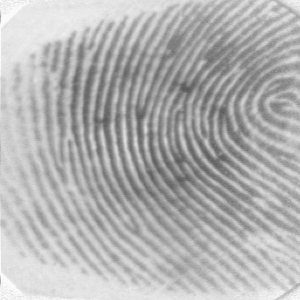
%> input picture MatchTry/101.tif, 300 x 300 px
$ octave --eval "result = bifurfeature(imread('101.tif'));"   (GNU Octave 9; MATLAB toolbox functions it lacks are replaced by stand-ins)
%> lines starting %> are read from the running program, lines starting %| are printed output that depends on the picture; in (x1, y1, x2, y2) boxes, pixels count from 0 and x2, y2 are one past the last pixel; in counts of white or black regions, pixels touching at a corner belong together; the program's own positions count from 1
### MatchTry/process/norm1.m
% 归一化

M=0;var=0;
for x=1:m
    for y=1:n
        M=M+I(x,y);
    end
end
%> after the loop, M = 16029623
M1=M/(m*n);
%> M1 = 178.1
for x=1:m
    for y=1:n
        var=var+(I(x,y)-M1).^2;
    end
end
%> after the loop, var = 98873494.1
var1=var/(m*n);
%> var1 = 1098.6
for x=1:m
    for y=1:n
        if I(x,y)>=M1
            I(x,y)=150+sqrt(2000*(I(x,y)-M1)/var1);
        else
            I(x,y)=150-sqrt(2000*(M1-I(x,y))/var1);
        end
    end
end
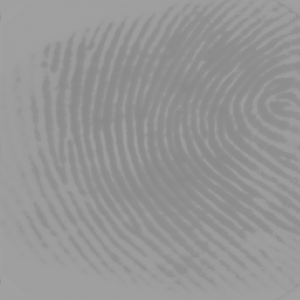
%> I: size 300x300 double; min 137.1, max 161.4, mean 150.1
figure, imshow(uint8(I)) ;

### MatchTry/process/fenge.m
% 分割
M =3;      %3*3
H = m/M;  L= n/M;
%> after `H = m/M`: H = 100
%> after `L= n/M`: L = 100

aveg1=zeros(H,L);
var1=zeros(H,L);
% 计算每一块的平均值
for x=1:H;
   for y=1:L;
       aveg=0;var=0;
        for i=1:M;
            for j=1:M;
                aveg=I(i+(x-1)*M,j+(y-1)*M)+aveg;

            end
        end
         aveg1(x,y)=aveg/(M*M);
% 计算每一块的方差值
        for i=1:M;
            for j=1:M;
                var=(I(i+(x-1)*M,j+(y-1)*M)-aveg1(x,y)).^2+var;
            end
        end
       var1(x,y)=var/(M*M);
   end
end
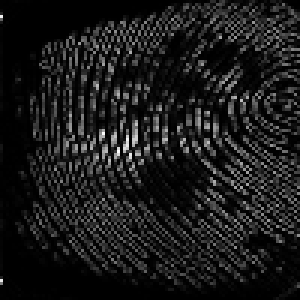
%> var1: size 100x100 double (shown 3 times larger); min 8.08e-28, max 42.14, mean 4.4; drawn with min black and max white
Gmean=0;Vmean=0;
for x=1:H
    for y=1:L
        Gmean=Gmean+aveg1(x,y);
        Vmean=Vmean+var1(x,y);
    end
end
%> after the loop, Gmean = 1501268.1; Vmean = 43789.7
Gmean1=Gmean/(H*L);%所有块的平均值
%> Gmean1 = 150.1
Vmean1=Vmean/(H*L);%所有块的方差
%> Vmean1 = 4.38

gtemp=0;gtotle=0;vtotle=0;vtemp=0;
for x=1:H
    for y=1:L
       if Gmean1>aveg1(x,y)
           gtemp=gtemp+1;
           gtotle=gtotle+aveg1(x,y);
       end
       if Vmean1<var1(x,y)
           vtemp=vtemp+1;
           vtotle=vtotle+var1(x,y);
       end
    end
end
%> after the loop, gtemp = 4965; gtotle = 714922.5; vtemp = 3071; vtotle = 37373
G1=gtotle/gtemp;V1=vtotle/vtemp;
%> after `G1=gtotle/gtemp`: G1 = 144
%> after `V1=vtotle/vtemp`: V1 = 12.17

gtemp1=0;gtotle1=0;vtotle1=0;vtemp1=0;
for x=1:H
    for y=1:L
       if G1<aveg1(x,y)
           gtemp1=gtemp1-1;
           gtotle1=gtotle1+aveg1(x,y);
       end
       if 0<var1(x,y)<V1
           vtemp1=vtemp1+1;
           vtotle1=vtotle1+var1(x,y);
       end
    end
end
%> after the loop, gtemp1 = -7343; gtotle1 = 1125075.4; vtemp1 = 10000; vtotle1 = 43789.7
G2=gtotle1/gtemp1;V2=vtotle1/vtemp1;
%> after `G2=gtotle1/gtemp1`: G2 = -153.2
%> after `V2=vtotle1/vtemp1`: V2 = 4.38

e=zeros(H,L);
for x=1:H
   for y=1:L
       if aveg1(x,y)>G2 && var1(x,y)<V2
           e(x,y)=1;
       end
       if aveg1(x,y)< G1-100 && var1(x,y)< V2
           e(x,y)=1;
       end
   end
end
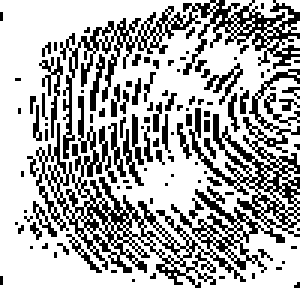
%> e: size 100x100 double (shown 3 times larger); values 0 (black) and 1 (white), 69.3% white; black in thin lines or dots

for x=2:H-1
    for y=2:L-1
        if e(x,y)==1
            if e(x-1,y) + e(x-1,y+1) +e(x,y+1) + e(x+1,y+1) + e(x+1,y) + e(x+1,y-1) + e(x,y-1) + e(x-1,y-1) <=4
                e(x,y)=0;
            end
        end
    end
end
%> e: size 100x100 double; values 0 (black) and 1 (white), 24.9% white; 26 white regions (24 under 20 px), largest, box (x1, y1, x2, y2) and area: (0, 0, 100, 100) 2397, (75, 0, 91, 5) 36
Icc = ones(m,n);
for x=1:H
   for y=1:L
       if  e(x,y)==1
          for i=1:M
            for j=1:M
                I(i+(x-1)*M,j+(y-1)*M)=G1;
                Icc(i+(x-1)*M,j+(y-1)*M)=0;
            end
          end
       end
   end
end
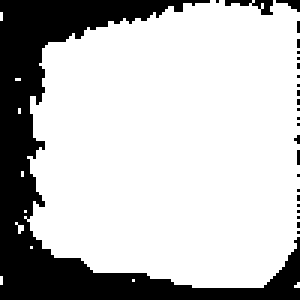
%> Icc: size 300x300 double; values 0 (black) and 1 (white), 75.1% white; 26 black regions (19 under 20 px), largest, box (x1, y1, x2, y2) and area: (0, 0, 300, 300) 21573, (225, 0, 273, 15) 324, (276, 0, 300, 12) 144
figure, imshow(uint8(I));title('分割');

### MatchTry/process/twovalue.m
%二值化

temp=(1/9)*[1 1 1;1 1 1;1 1 1];%模板系数     均值滤波
 Im=double(I);
 [m,n]=size(I);
 In=zeros(m,n);
 Icc = ones(m,n);
for a=2:m-1;
    for b=2:n-1;
        In(a,b)=Im(a-1,b-1)*temp(1,1)+Im(a-1,b)*temp(1,2)+Im(a-1,b+1)*temp(1,3)+Im(a,b-1)*temp(2,1)+Im(a,b)*temp(2,2)+Im(a,b+1)*temp(2,3)+Im(a+1,b-1)*temp(3,1)+Im(a+1,b)*temp(3,2)+Im(a+1,b+1)*temp(3,3);
    end
end

I=In;
Im=zeros(m,n);
for x=5:m-5;
   for y=5:n-5;

    sum1=I(x,y-4)+I(x,y-2)+I(x,y+2)+I(x,y+4);
    sum2=I(x-2,y+4)+I(x-1,y+2)+I(x+1,y-2)+I(x+2,y-4);
    sum3=I(x-2,y+2)+I(x-4,y+4)+I(x+2,y-2)+I(x+4,y-4);
    sum4=I(x-2,y+1)+I(x-4,y+2)+I(x+2,y-1)+I(x+4,y-2);
    sum5=I(x-2,y)+I(x-4,y)+I(x+2,y)+I(x+4,y);
    sum6=I(x-4,y-2)+I(x-2,y-1)+I(x+2,y+1)+I(x+4,y+2);
    sum7=I(x-4,y-4)+I(x-2,y-2)+I(x+2,y+2)+I(x+4,y+4);
    sum8=I(x-2,y-4)+I(x-1,y-2)+I(x+1,y+2)+I(x+2,y+4);
    sumi=[sum1,sum2,sum3,sum4,sum5,sum6,sum7,sum8];
    summax=max(sumi);
    summin=min(sumi);
     summ=sum(sumi);
     b=summ/8;
     if (summax+summin+ 4*I(x,y))> (3*summ/8)
            sumf = summin;
         else
            sumf = summax;
         end

         if   sumf > b
           Im(x,y)=128;
        else
            Im(x,y)=255;
         end
   end
end
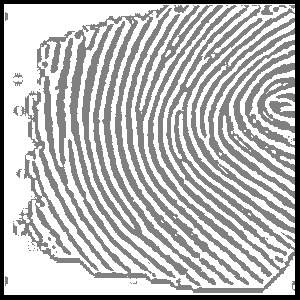
%> Im: size 300x300 double; min 0, max 255, mean 186.5
%> after the loop, sumf = 576

for i=1:m
     for j =1:n
         Icc(i,j)=Icc(i,j)*Im(i,j);
     end
end
 for i=1:m
     for j =1:n
         if (Icc(i,j)==128)
             Icc(i,j)=0;
         else
             Icc(i,j)=1;
         end;
     end
 end
%> Icc: size 300x300 double; values 0 (black) and 1 (white), 58% white; 54 black regions (28 under 20 px), largest, box (x1, y1, x2, y2) and area: (16, 5, 295, 293) 12840, (69, 5, 234, 286) 8979, (135, 5, 264, 284) 2583

%figure,imshow(double(Icc));title('二值化');

### MatchTry/process/qumaoci.m
u=Icc;
[m,n]=size(u); %혼뇜왕떪뵨챘늬
for x=2:m-1
for y=2:n-1
if u(x,y)==0
if u(x,y-1)+u(x-1,y)+u(x,y+1)+u(x+1,y)>=3
u(x,y)=1;
end
else u(x,y)=u(x,y);
end
end
end
%> u: size 300x300 double; values 0 (black) and 1 (white), 58.3% white; 37 black regions (10 under 20 px), largest, box (x1, y1, x2, y2) and area: (17, 5, 295, 293) 11174, (69, 5, 233, 286) 8916, (135, 5, 263, 284) 2576
figure,imshow(u)
%title('혼뇜챘늬')
for a=2:m-1
for b=2:n-1
if u(a,b)==1
if abs(u(a,b+1)-u(a-1,b+1))+abs(u(a-1,b+1)-u(a-1,b))+abs(u(a-1,b)-u(a-1,b-1))+abs(u(a-1,b-1)-u(a,b-1))+abs(u(a,b-1)-u(a+1,b-1))+abs(u(a+1,b-1)-u(a+1,b))+abs(u(a+1,b)-u(a+1,b+1))+abs(u(a+1,b+1)-u(a,b+1))~=1%璣冷똥듐
if (u(a,b+1)+u(a-1,b+1)+u(a-1,b))*(u(a,b-1)+u(a+1,b-1)+u(a+1,b))+(u(a-1,b)+u(a-1,b-1)+u(a,b-1))*(u(a+1,b)+u(a+1,b+1)+u(a,b+1))==0 %혼뇜왕떪뵨챘늬
u(a,b)=0;
end
end
end
end
end
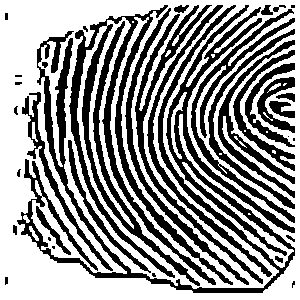
%> u: size 300x300 double; values 0 (black) and 1 (white), 58.1% white; 37 black regions (10 under 20 px), largest, box (x1, y1, x2, y2) and area: (17, 5, 295, 293) 11213, (69, 5, 233, 286) 8940, (135, 5, 263, 284) 2580
figure,imshow(u)
%title('혼뇜왕떪')

### MatchTry/process/xihua.m

v=~u;
se=strel('square',3);
fo=imopen(v,se);
%> fo: size 300x300 logical; 41.1% white; 61 white regions (13 under 20 px), largest, box (x1, y1, x2, y2) and area: (70, 22, 200, 286) 4895, (166, 5, 295, 255) 4452, (135, 5, 263, 283) 2551
v=imclose(fo,se); %对图像进行开操作和闭操作
%> v: size 300x300 logical; 41.6% white; 25 white regions (7 under 20 px), largest, box (x1, y1, x2, y2) and area: (18, 5, 295, 293) 27471, (103, 11, 233, 285) 3826, (28, 92, 111, 270) 1059
w=bwmorph(v,'thin',Inf);%对图像进行细化
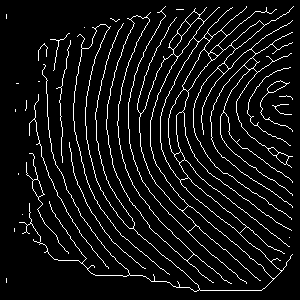
%> w: size 300x300 logical; 7% white in thin lines or dots

%figure,imshow(w)
%title('细化图')

### MatchTry/process/point.m
function txy=point(thin)
count = 1;
txy(count, :) = [0,0,0];
siz=min(size(thin,1),size(thin,2));
%> siz = 300
for x=40:siz - 40
    for y=40:siz - 40
        if (thin(y, x) )
            CN = 0;
            for i = 1:8
                CN = CN + abs (P(thin, y, x, i) - P(thin, y, x, i + 1));
            end
            if (CN == 2)
                txy(count, :) = [x, y,1];
                count = count + 1;
            end
            if (CN == 6)
                txy(count, :) = [x, y,2];
                count = count + 1;
            end
        end
    end
end
%> after the loop, CN = 4; count = 82; txy = 81 rows, first 12: [40 82 1; 40 144 2; 40 243 2; 40 245 1; 41 244 2; 44 65 1; 44 195 2; 45 44 1; 45 45 2; 45 195 1; 45 253 1; 47 57 1]
for i=1:count - 1
    x(i) =txy(i, 1);
    y(i)= txy(i, 2);
end
%> this loop made 81 passes
%> after the loop, x = 81 values from 40 to 260; y = 81 values, max 255 at index 46, min 40 at index 15, mean 114.1
end
%imshow(double(thin));
%hold on;
%plot(x,y,'.');

### MatchTry/bifurfeature.m
function [txy,w] = bifurfeature( I )
[m,n]=size(I);
I=double(I);
norm1;
fenge;
twovalue;
qumaoci;
xihua;
txy=point(w);
%> `result = bifurfeature(imread('101.tif'));`: result has the same summary as txy in point
end
